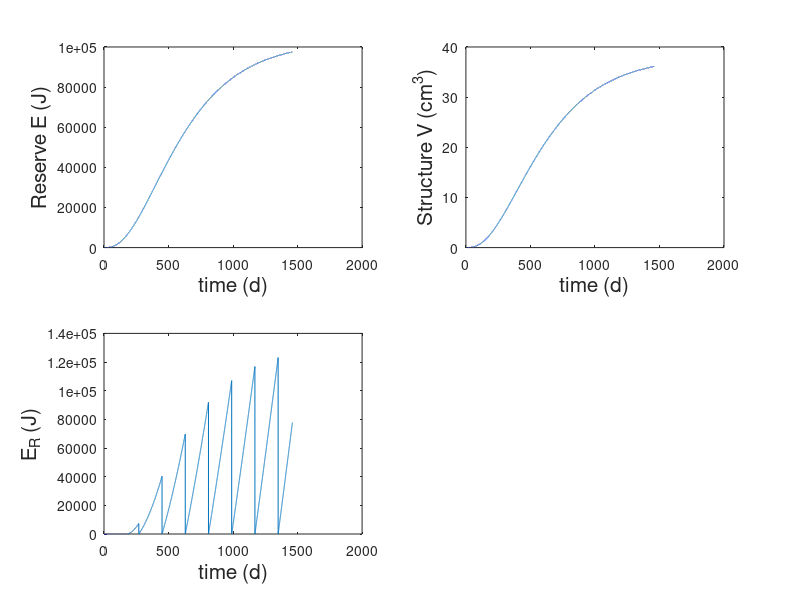
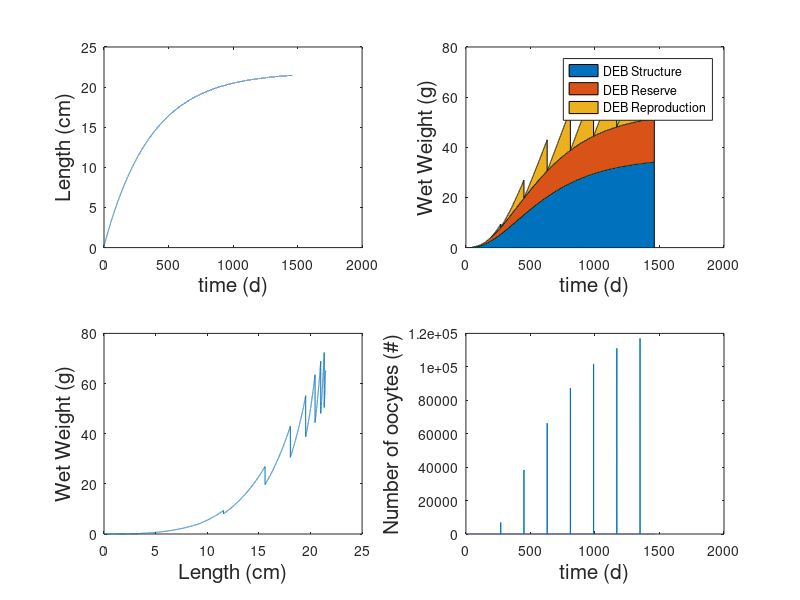
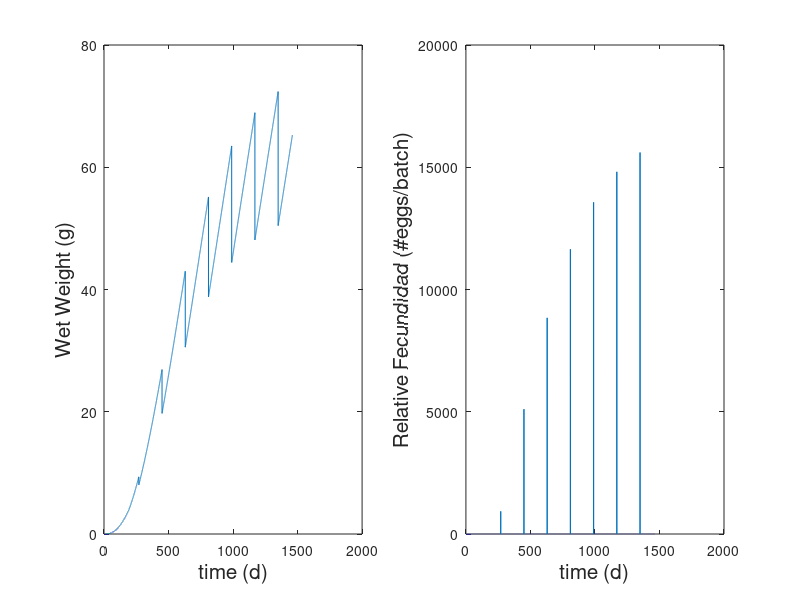
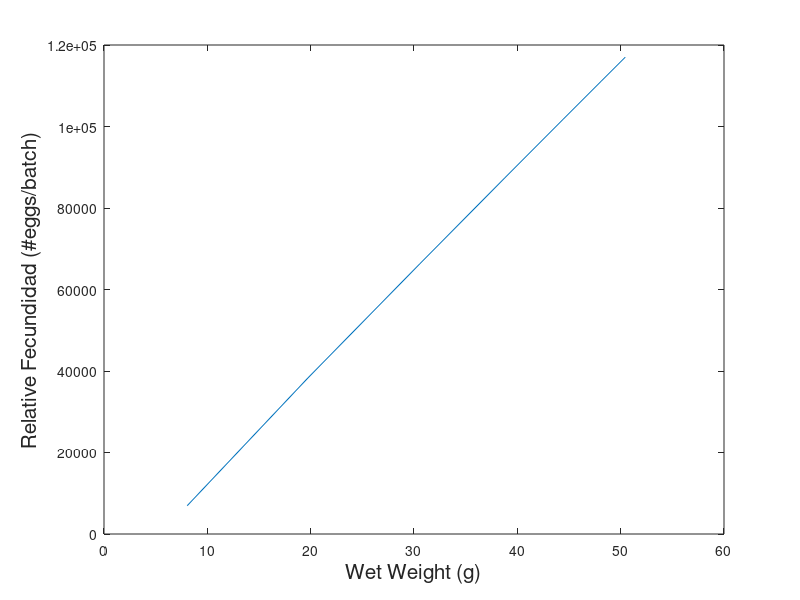

The MATLAB script that drew these images, in order:
%--------------------------------------------------------------------------
% DEB model implemented in Ichthyop
% Numerical integration : Euler
% Author                : Laure Pecquerie
% Modified              : J. Flores
% 2020/07/20 - 
%--------------------------------------------------------------------------

%% Initialization - time step, simulation duration, vector length

dt     = 0.0833;                        % d, time step of the model = 2h ==> dt = 2/24h
t_0    = 0;                             % d, January 1st
t_end  = 4*365 + t_0 - 1;               % d, last day of the simulation
n_iter = ceil((t_end - t_0 + 1) / dt);  % number of integration loop iterations

%% Forcing variables

T = repmat(16 + 273.15, n_iter,1); % K, Temperature
% X = repmat(20000, n_iter, 1);      % J/l , Food density (here in Joules per liter of water but can be different depending on the study)
% We assume abundant food / ad libitum for now

%% Parameter values

% Primary parameters
T_ref = 16 + 273;      % K, Reference temperature (not to be changed) [Pethybridge et al 2013]
T_A   = 9800;          % K, Arrhenius temperature [Pethybridge et al 2013]

% T_L   = 10 + 273.15; % K, Lower boundary of the thermal range
% T_H   = 30 + 273.15; % K, Upper boundary of the thermal range
% T_AL  = 3000;        % K, Arrhenius temperature at the lower boundary
% T_AH  = 32000;       % K, Arrhenius temperature at the upper boundary

% if T_L > T_ref || T_H < T_ref
%      fprintf('Warning from temp_corr: invalid parameter combination, T_L > T_ref and/or T_H < T_ref\n')
% end

% K Half saturation constant: necesario para "f" y la estacionalidad
kap_X = 0.71;         % -, digestion efficiency of food to reserve [Pethybridge et al 2013]
p_Xm  = 325;          % J.cm-2.d-1 , Surface-area-specific maximum ingestion rate [Pethybridge et al 2013] Cambia con el tipo de alimento
p_Am  = kap_X * p_Xm; % 325 * 0.71 = 230.75 ;J.cm-2.d-1 , Surface-area-specific maximum assimilation rate [Pethybridge et al 2013]
E_m   = 2700;         % J.cm^(-3), maximum reserve density [Pethybridge et al 2013]
v     = p_Am / E_m;   % 230.75/2700=0.0855; cm/d' , energy conductance --modif-- [Pethybridge et al 2013]
E_G   = 4000;         % J/cm^3, spec cost for structure [Pethybridge et al 2013] lo que hay que pagar para generar 1 cm3 de estructura
p_M   = 48;           % J/d.cm^3' , vol-spec somatic maintenance rate [Pethybridge et al 2013]
kap   = 0.7;          % - , allocation fraction to soma [Pethybridge et al 2013] Para mantenimiento y crecimiento
kap_R = 0.95;         % - , reproduction efficiency [Pethybridge et al 2013]

L_wb  = 0.25;          % cm, total length at mouth opening --> ?? total or fork length? [add my pet]
L_wp  = 9.077;        % cm, total length at puberty --> ?? guess [add my pet]

% auxiliary parameters
del_M_t = 0.154; % - , shape coefficient (Total Length)[Pethybridge et al 2013]
del_M_s = 0.166; % - , This value produces a standard length of 1.51 cm less than the total length, which is observed in ichthyometer figures.

% compound parameters
V_b = (L_wb * del_M_t)^3; % cm^3, structural volume at birth (first feeding)
V_p = (L_wp * del_M_t)^3; % cm^3, structural volume at puberty

%% Initial conditions for the state variables = egg stage

E_0  = 1;                    % J, egg content
V_0  = (0.0025 * del_M_t)^3; % cm, structural volume --> !! try different values
E_R0 = 0;                    % J, reproduction buffer

%% Numerical integration - Euler method

t      = zeros(n_iter,1);
E      = zeros(n_iter,1);
V      = zeros(n_iter,1);
E_R    = zeros(n_iter,1);
F      = zeros(n_iter,1);

t(1)   = t_0;    % d,    Time vector initialization 
E(1)   = E_0;    % J,    Initial reserve
V(1)   = V_0;    % cm^3, Initial structure
E_R(1) = E_R0;   % J,    Reproduction buffer   ------ I put an indice to try to run the script

for i = 1:n_iter-1 

    % Temperature correction ---> should be cke!
    %s_A = exp(T_A/ T_ref - T_A ./ T(i));  % Arrhenius factor
    %s_L_ratio = (1 + exp(T_AL/ T_ref - T_AL/ T_L)) ./ ...
	%            (1 + exp(T_AL ./ T(i)   - T_AL/ T_L));
    %s_H_ratio = (1 + exp(T_AH/ T_H - T_AH/ T_ref)) ./ ...
	%            (1 + exp(T_AH/ T_H - T_AH ./ T(i)  ));
    %c_T = s_A .* ((T(i) <= T_ref) .* s_L_ratio + (T(i) > T_ref) .* s_H_ratio); 
 
    c_T   = exp(T_A/ T_ref - T_A ./ T(i));  % simple Arrhenius correction factor
    p_AmT = c_T * p_Am;
    vT    = c_T * v;
    p_MT  = c_T * p_M;
 
    % Scaled functional response
    % f = X(i) / (X(i) + K); % -, scaled functional response
    f = 0.9999;

    % Fluxes , j/d
    if V(i) < V_b 
        p_A_flux = 0;
    else
        p_A_flux = f * p_AmT * V(i).^(2/3); % J/d assimilation rate 
    end
    
    p_M_flux = p_MT * V(i); % J/d , Volume-related somatic maintenance
    p_C_flux = E(i) .* ( E_G * p_AmT / E_m .* V(i)^(-1/3) + p_MT) ./ ( kap .* E(i) ./ V(i) + E_G); % utilization rate
    p_G_flux = kap * p_C_flux - p_M_flux;% J/d growth
    p_J_flux = (1- kap) / kap * p_MT * min(V(i), V_p)  ; % J/d, Maturity maintenance !! fichier word erreur? il manque le min (V, V_p) et [p_M]

    if or( (p_G_flux < 0), ((1 - kap) * p_C_flux - p_J_flux <0))
        disp('starvation')
        return
    else
        dE = p_A_flux - p_C_flux ; % J/d, 
        dV = p_G_flux / E_G;       % cm^3/d,
        if V(i) < V_p
            dE_R = 0;              % J/d, No reproduction buffer
        else
            dE_R = (1 - kap) * p_C_flux - p_J_flux; % J/d, energy allocated to reproduction
        end 
    end
    
    E(i+1)   = E(i) + dE * dt ;     % J/d, Energy available into reserve
    V(i+1)   = V(i) + dV * dt ;     % cm^3, Volume of the structure
    E_R(i+1) = E_R(i) + dE_R * dt ; % J/d, Energy invested to reproduction
    
%     % Spawning rule 1: Every 30 days
%     if (i/360 - round(i/360) == 0)
%         E_R(i+1) = 0; % El E_R regresa a cero
%     end
               
%     % Spawning rule 2: One spawning peak in September
%     if (i == 3240 || i == 7560 || i == 11880 || i == 16200) % iterator indices for the September months
%         E_R(i+1) = E_R(i) * 0.10; % El E_R es el 10% de la cantidad anterior
%     end

    % Spawning rule 3: Two spawning peaks in September & March
    spaw_index = [3240 7560 11880];
    if (i+1 == 3240 || i+1 == 7560 || i+1 == 11880 || i+1 == 16200 || ... % iterator indices for the September months (el desove se hace entre i y i+1)
        i+1 == 1080 || i+1 == 5400 || i+1 == 9720  || i+1 == 14040)       % iterator indices for the March months
        F(i+1)   = E_R(i+1) * kap_R / E_0;
        E_R(i+1) = 0;
    end

    t(i+1)   = t(i) + dt ;
end

%% Observable variables

% Physical length
L_w = (V.^(1/3))./del_M_t ; % cm, Physical length

% Wet weight
d_V  = 0.23;   % g/cm^3, specific density of structure (dry weight)
mu_V = 500000; % J/mol, specific chemical potential of structure
mu_E = 550000; % J/mol, specific chemical potential of reserve
w_V  = 23.9;   % g/mol, molecular weight of structure
w_E  = 23.9;   % g/mol, molecular weight of reserve
c_w  = 0.756;  % (c_w * W_w = total water weight)

W_V        = d_V.*V;
W_E        = (w_E/mu_E).*E;
W_ER       = (w_E/mu_E).*E_R;
Dry_weight = [W_V W_E W_ER];    % g, Dry weight
Wet_weight = Dry_weight./(1 - c_w); % g, Wet weight

Ww = sum(Wet_weight,2);

% Fecundity
%F = (kap_R .* E_R)./ E_0; % # , fecundity

%% Plots

% State variables plots
figure(1)
subplot(221)
plot(t, E) % time in days VS Energy available into reserve in J 
xlabel('time (d)', 'Fontsize', 15)
ylabel('Reserve E (J)', 'Fontsize', 15)  

subplot (222)
plot(t, V) % time in days VS Volume of the structure in cm^3
xlabel('time (d)', 'Fontsize', 15)
ylabel('Structure V (cm^3)', 'Fontsize', 15)  

subplot (223)
plot(t, E_R) % time in days VS Energy invested to reproduction in J/d
xlabel('time (d)', 'Fontsize', 15)
ylabel('E_R (J)', 'Fontsize', 15)  

% Observable variables plots
figure(2)
subplot(221)
plot(t, L_w) % time in days VS Length in cm
xlabel('time (d)', 'Fontsize', 15)
ylabel('Length (cm)', 'Fontsize', 15)

subplot(222)
area(t,Wet_weight)
legend('DEB Structure', 'DEB Reserve', 'DEB Reproduction')
xlabel('time (d)', 'Fontsize', 15)
ylabel('Wet Weight (g)', 'Fontsize', 15)

subplot(223)
plot(L_w,Ww)
xlabel('Length (cm)', 'Fontsize', 15)
ylabel('Wet Weight (g)', 'Fontsize', 15)

subplot (224)
plot(t, F) % time in days VS fecundity 
xlabel('time (d)', 'Fontsize', 15)
ylabel('Number of oocytes (#)', 'Fontsize', 15)

% Plot Fecundidad
figure(3)
% subplot(221)
% area(t,Wet_weight)
% legend('DEB Structure', 'DEB Reserve', 'DEB Reproduction')
% xlabel('time (d)', 'Fontsize', 15)
% ylabel('Wet Weight (g)', 'Fontsize', 15)

subplot(122)
plot(t, F./7.5) % time in days VS Length in cm
xlabel('time (d)', 'Fontsize', 15)
ylabel('Relative Fecundidad (#eggs/batch)', 'Fontsize', 15)

subplot(121)
plot(t,Ww)
xlabel('time (d)', 'Fontsize', 15)
ylabel('Wet Weight (g)', 'Fontsize', 15)


index = find(F > 0);
figure(4)
plot(Ww(index),F(index))
xlabel('Wet Weight (g)', 'Fontsize', 15)
ylabel('Relative Fecundidad (#eggs/batch)', 'Fontsize', 15)



% Length at transitions 
i_b = find(V >= V_b,1); 
fprintf('age at birth = %d\n', t(i_b) - t(1)) % d, age at birth
fprintf('length at birth = %d\n',L_w(i_b))    %cm, length at birth

i_p = find(V >= V_p,1); 
fprintf('age at puberty = %d\n', t(i_p) - t(1)) % d, age at puberty 
fprintf('length at puberty = %d\n',L_w(i_p))    %cm, length at puberty
